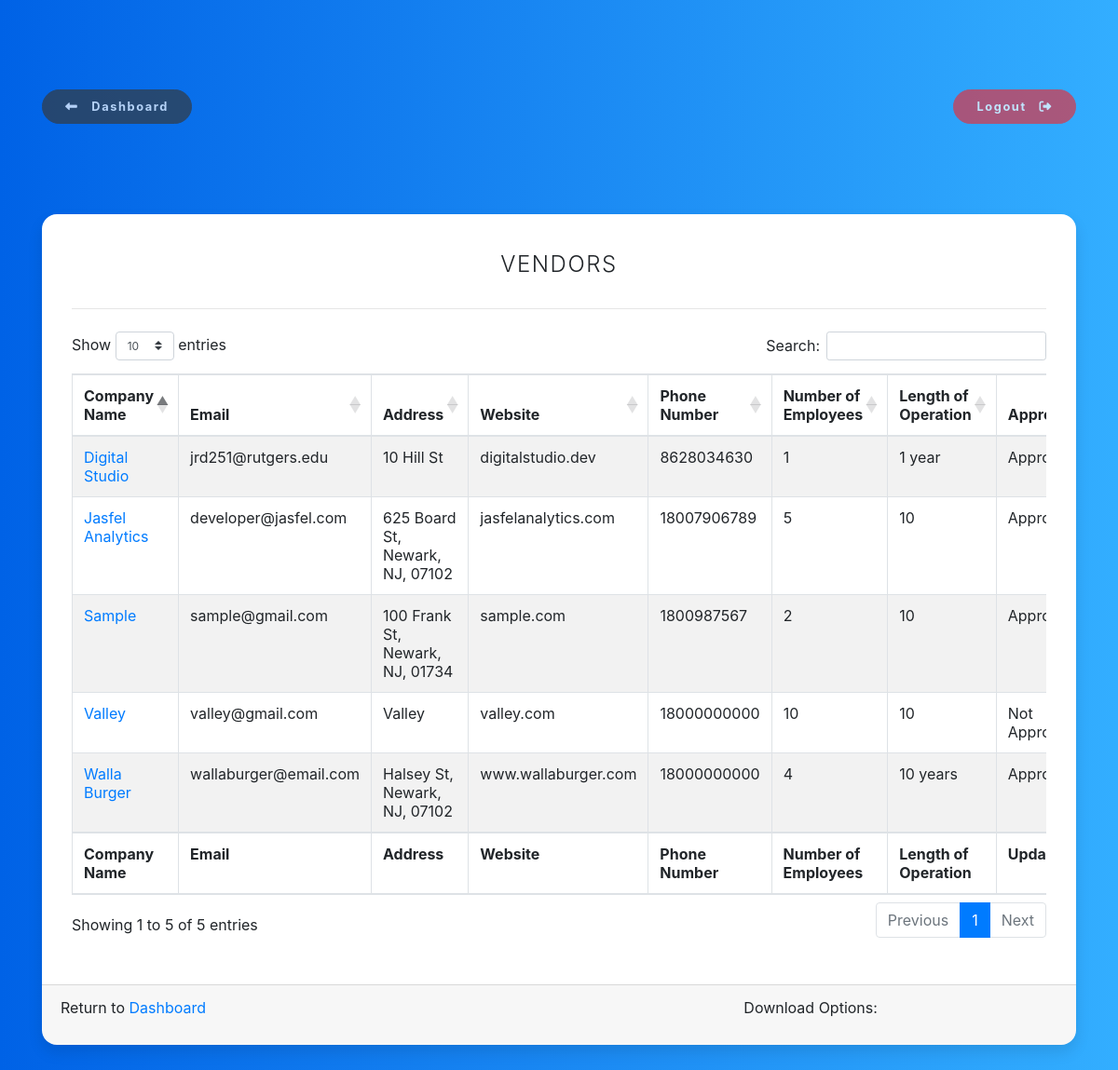
/advanced/, run on the app's committed database.
### users/models.py (models this page shows, shortened)
class User(AbstractBaseUser):
    email = models.EmailField(verbose_name="Email", max_length=60, unique=True)
    date_joined = models.DateTimeField(verbose_name="Date Joined", auto_now_add=True)
    last_login = models.DateTimeField(verbose_name="Last Login", auto_now_add=True)
    is_admin = models.BooleanField(default=False)
    is_active = models.BooleanField(default=True)
    is_staff = models.BooleanField(default=False)
    is_superuser = models.BooleanField(default=False)
    company_name = models.CharField(max_length=100, unique=False, verbose_name="<strong>Name of Business</strong>&nbsp ")
    legal_name = models.CharField(max_length=100, unique=False, verbose_name="<strong>Legal Name</strong>&nbsp")
    address = models.CharField(max_length=100, unique=False, verbose_name="<strong>Address</strong>&nbsp")
    business_type = models.CharField(max_length=100, unique=False, verbose_name="<strong>Type of Business</strong>&nbsp")
    contact_name = models.CharField(max_length=100, unique=False, verbose_name="<strong>Contact Name</strong>&nbsp")
    phone_number = models.CharField(max_length=12, blank=False, verbose_name="<strong>Contact Phone Number</strong>&nbsp", help_text="Ex: 800-786-8765")
    website = models.CharField(max_length=30, unique=False, verbose_name="<strong>Website</strong>&nbsp", help_text="Ex: www.example.com")
    bank_name = models.CharField(max_length=100, unique=False, verbose_name="<strong>Bank Name</strong>&nbsp;", default="", blank=True)
    branch_location = models.CharField(max_length=100, unique=False, verbose_name="<strong>Branch Location</strong>&nbsp;", default="", blank=True)
    aba_number = models.CharField(max_length=100, unique=False, verbose_name="<strong>ABA Number</strong>&nbsp;", default="", blank=True)
    account_number = models.CharField(max_length=100, unique=False, verbose_name="<strong>Account Number</strong>&nbsp;", default="", blank=True)
    banner = models.CharField(max_length=1000, choices=BANNER_CHOICES, verbose_name="<strong>Options</strong>&nbsp;")
    business_structure = models.CharField(max_length=1000, choices=BUSINESS_STRUCTURE_CHOICES, verbose_name="<strong>Business Structure</strong>&nbsp;")
    length_of_operation = models.CharField(max_length=100, unique=False, verbose_name="<strong>Length of Operation</strong>&nbsp;", help_text="Ex: 10 months")
    number_of_employees = models.CharField(max_length=100, unique=False, verbose_name="<strong>Number of Employees</strong>&nbsp;", help_text="Ex: 12 employees")
    location_type = MultiSelectField(choices=LOCATION_TYPE, unique=False, verbose_name="<strong>Does your business have a physical location? (Check all that apply)</strong>&nbsp;")
    speical_business = MultiSelectField(choices=SPECIAL_BUSINESS, unique=False, verbose_name="<strong>Is your business: (Check all that apply)</strong>&nbsp;")
    tax_credits = models.CharField(max_length=1000, choices=TAX_CREDIT_OPTIONS, verbose_name="<strong>Tax Credits</strong>&nbsp;")
    rate = models.CharField(choices=TAX_CREDITS_RATES, max_length=50, verbose_name="<strong>Percentage</strong>&nbsp;", default='', null=False)
    terms_conditions = models.CharField(choices=TERMS_CONDITIONS, blank=False, verbose_name="<strong>Terms & Coniditons</strong>&nbsp;", default='Agree', max_length=8)
    approved = models.CharField(choices=APPROVED_OPTIONS, default="NO", verbose_name="Application Approved", max_length=3)
    USERNAME_FIELD = 'email'
    REQUIRED_FIELDS = [
        'company_name','legal_name', 'address', 'business_type', 'contact_name', 'phone_number', 'website',
        'banner',
        'business_structure', 'length_of_operation', 'number_of_employees', 'location_type', 'speical_business',
        'terms_conditions'
    ]
    objects = Manager()

### users/views.py (the view)
# urls.py: path('advanced/', user_views.UserView.as_view(), name='advanced'),
class UserView(ListView):
    model = User
    paginate_by = 10
    template_name = "users/advanced.html"

### users/templates/users/advanced.html (shortened to what this page needs)
{% extends "users/base.html" %}
{% load crispy_forms_tags %}
{% block content %}
<section class="pricing py-5">
    <div class="container">
        {% include "users/back_logout.html" %}
        {% include "users/messages.html" %}
        <div class="row py-5">
            <div class="col-lg-12">
                <div class="card card-signin mb-5 mb-lg-0">
                    <div class="card-body">
                    <h5 class="card-title text-uppercase text-center">Vendors</h5>
                    <hr>
                    <table id="trans" class="table-bordered table table-condensed table-hover table-striped" style="width:100%">
                        <thead>
                            <tr>
                                <th>Company Name</th>
                                <th>Email</th>
                                <th>Address</th>
                                <th>Website</th>
                                <th>Phone Number</th>
                                <th>Number of Employees</th>
                                <th>Length of Operation</th>
                                <th>Approved</th>
                            </tr>
                        </thead>
                        <tbody>
                            {% for item in object_list %}
                            <tr>
                                <td><a href="{% url 'user-detail' item.pk %}">{{ item.company_name }}</a></td>
                                <td>{{ item.email }}</td>
                                <td>{{ item.address }}</td>
                                <td>{{ item.website }}</td>
                                <td>{{ item.phone_number }}</td>
                                <td>{{ item.number_of_employees }}</td>
                                <td>{{ item.length_of_operation }}</td>
                                <td>
                                    {% if item.approved == "YES" %}
                                        Approved&nbsp;&nbsp;&nbsp;&nbsp;
                                    {% endif %}
                                    {% if item.approved == "NO" %}
                                        Not Approved&nbsp;&nbsp;&nbsp;&nbsp;
                                    {% endif %}
                                </td>
                            </tr>
                            {% endfor %}
                        </tbody>
                        <tfoot>
                            <tr>
                                <th>Company Name</th>
                                <th>Email</th>
                                <th>Address</th>
                                <th>Website</th>
                                <th>Phone Number</th>
                                <th>Number of Employees</th>
                                <th>Length of Operation</th>
                                <th>Update</th>
                            </tr>
                        </tfoot>
                    </table>
                    </div>
                    <div class="card-footer">
                    <div class="row">
                        <div class="col-8">
                        <p>Return to <a href="{% url 'dashboard' %}">Dashboard</a></p>
                        </div>
                        <div class="col-4">
                        <div class="align-items-center d-flex" id="menu">Download Options: &nbsp;&nbsp;&nbsp;&nbsp;&nbsp;</div>
                        </div>
                    </div>
                    </div>
                </div>
            </div>
        </div>
    </div>
</section>
{% endblock content %}

### users/templates/users/base.html (style rules this page uses)
body { background: #007bff; background: linear-gradient(to right, #0062E6, #33AEFF); }
section.pricing { background: #007bff; background: linear-gradient(to right, #0062E6, #33AEFF); }
.pricing .card { border: none; border-radius: 1rem; transition: all 0.2s; box-shadow: 0 0.5rem 1rem 0 rgba(0, 0, 0, 0.1); }
.pricing hr { margin: 1.5rem 0; }
.pricing .card-title { margin: 0.5rem 0; font-size: 0.9rem; letter-spacing: .1rem; font-weight: bold; }
:root { --input-padding-x: 1.5rem; --input-padding-y: .75rem; }
.card-signin { border: 0; border-radius: 1rem; box-shadow: 0 0.5rem 1rem 0 rgba(0, 0, 0, 0.1); overflow: hidden; }
.card-signin .card-title { margin-bottom: 2rem; font-weight: 300; font-size: 1.5rem; }
.card-signin .card-body { padding: 2rem; }

### data on the page
User: company_name "Digital Studio", email "jrd251@rutgers.edu", address "10 Hill St", website "digitalstudio.dev", phone_number "8628034630", number_of_employees "1", length_of_operation "1 year", approved "Approved"
User: company_name "Jasfel Analytics", email "developer@jasfel.com", address "625 Board St, Newark, NJ, 07102", website "jasfelanalytics.com", phone_number "18007906789", number_of_employees "5", length_of_operation "10", approved "Approved"
User: company_name "Sample", email "sample@gmail.com", address "100 Frank St, Newark, NJ, 01734", website "sample.com", phone_number "1800987567", number_of_employees "2", length_of_operation "10", approved "Approved"
User: company_name "Valley", email "valley@gmail.com", address "Valley", website "valley.com", phone_number "18000000000", number_of_employees "10", length_of_operation "10", approved "Not…"
User: company_name "Walla Burger", email "wallaburger@email.com", address "Halsey St, Newark, NJ, 07102", website "www.wallaburger.com", phone_number "18000000000", number_of_employees "4", length_of_operation "10 years", approved "Approved"
